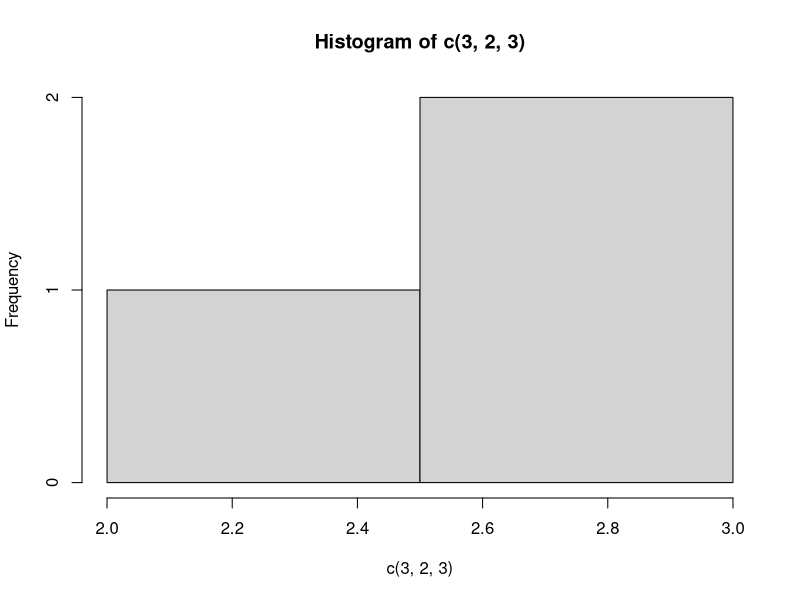
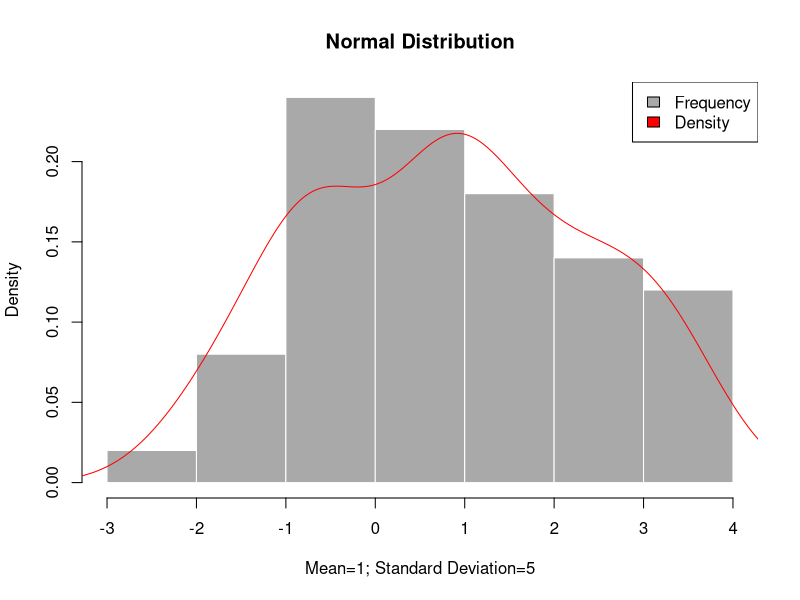

Recreate these plots in R, in order.
## ---- chunk 1
knitr::opts_chunk$set(echo = FALSE)
## ---- chunk 2
hist(c(3,2,3))
## ---- chunk 3
Num_of_samples <- 50
Sample_Size    <- 10
MeanSet        <- 1
StDevSet       <- 5

# Generate Data (before sample means)
xnorm <- rnorm(Num_of_samples*Sample_Size, mean = MeanSet, sd=StDevSet)

# Generate final samples based on random samples (Central Limit Theorem)
#-------------------------------------------------------------------------------
xnorm <- rowMeans(matrix(xnorm, Num_of_samples, Sample_Size))

# Generate histogram of mean samples,
#-------------------------------------------------------------------------------
hist(xnorm, freq = FALSE, col = 'darkgray',
       border = 'white', 
       main   = "Normal Distribution",
       xlab   = "Mean=1; Standard Deviation=5")
  lines(density(xnorm), col="red")
  legend("topright", c("Frequency", "Density"), fill=c("darkgray", "red"))

